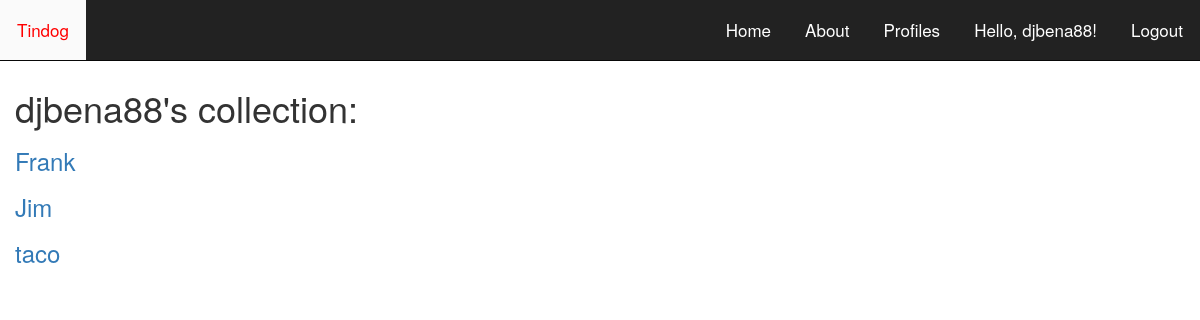
The app's page /user/djbena88/ (signed in), older data.
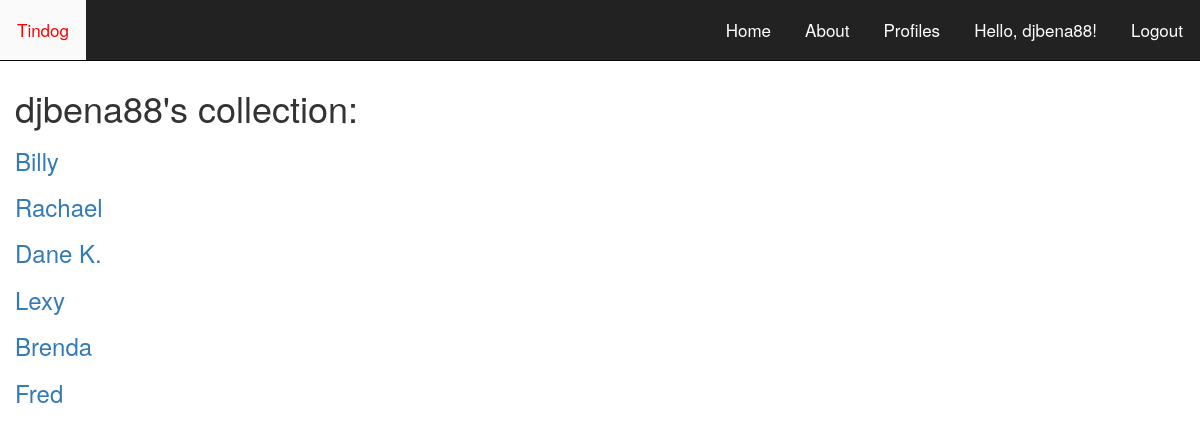
The same page, newer data.
### main_app/models.py (models this page shows, shortened)
class Treasure(models.Model):
    user = models.ForeignKey(User)
    name = models.CharField(max_length=100)
    age = models.DecimalField(max_digits=10, decimal_places=0)
    gender = models.CharField(max_length=100)
    location = models.CharField(max_length=100)
    about = models.CharField(max_length=100, default='')
    dog = models.CharField(max_length=100, default='')
    breed = models.CharField(max_length=100, default='')
    likes = models.IntegerField(default=0)
    image = models.ImageField(upload_to='treasure_images',
                               default='')

### main_app/views.py (the view)
# urls.py: url(r'^user/(\w+)/$', views.profile, name='profile'),
def profile(request, username):
    user = User.objects.get(username=username)
    treasures = Treasure.objects.filter(user=user)
    return render(request, 'profile.html', {'username': username, 'treasures': treasures})

### main_app/templates/profile.html
{% extends 'base.html' %}
{% load staticfiles %}
{% block content %}
<h1>{{ username }}'s collection:</h1>
{% for treasure in treasures %}
<a href="/{{treasure.id}}">
  <h3>{{ treasure.name }}</h3>
</a>
{% endfor %}
{% endblock %}

### main_app/templates/base.html (shortened to what this page needs)
{% load staticfiles %}
<!DOCTYPE html>
<html>
<head>
  <link rel="stylesheet" type="text/css" href="{% static 'bootstrap.min.css' %}" / />
  <link rel="stylesheet" type="text/css" href="{% static 'style.css' %}" / />
</head>
<body>
    <nav class="navbar navbar-inverse navbar-fixed-top">
      <div class="navbar-header">
        <ul class="nav navbar-nav pull-left">
          <li><a href="tindog">Tindog</a></li>
      </div>
      <div>
        <ul class="nav navbar-nav pull-right">
          <li><a href="/">Home</a></li>
          <li><a href="/about">About</a></li>
          <li><a href="/profiles">Profiles</a></li>
          {% if user.is_authenticated %}
          <li><a href="{% url 'profile' user.username %}">Hello, {{ user.username }}!</a> </li>
          <li><a href="{% url 'logout' %}">Logout</a></li>
          {% else %}
          <a href="{% url 'login' %}">Login</a> {% endif %}
        </ul>
      </div>
    </nav>
  <div class="container-fluid">
      {% block content %} {% endblock %}
    </div>
</body>
</html>

### main_app/static/style.css (style rules this page uses)
.container-fluid { padding-top: 68px; }
.navbar-inverse .navbar-nav>li>a { color: #fff; position: relative; display: inline-block; font-size: 17px; line-height: 60px; padding: 0 1em; -webkit-transition: all .3s ease; }
a { text-decoration: none; }

Row changes from the older to the newer data that the page shows:
removed Treasure: name "Frank"
removed Treasure: name "Jim"
removed Treasure: name "taco"
added Treasure: name "Billy"
added Treasure: name "Rachael"
added Treasure: name "Dane K."
added Treasure: name "Lexy"
added Treasure: name "Brenda"
added Treasure: name "Fred"
